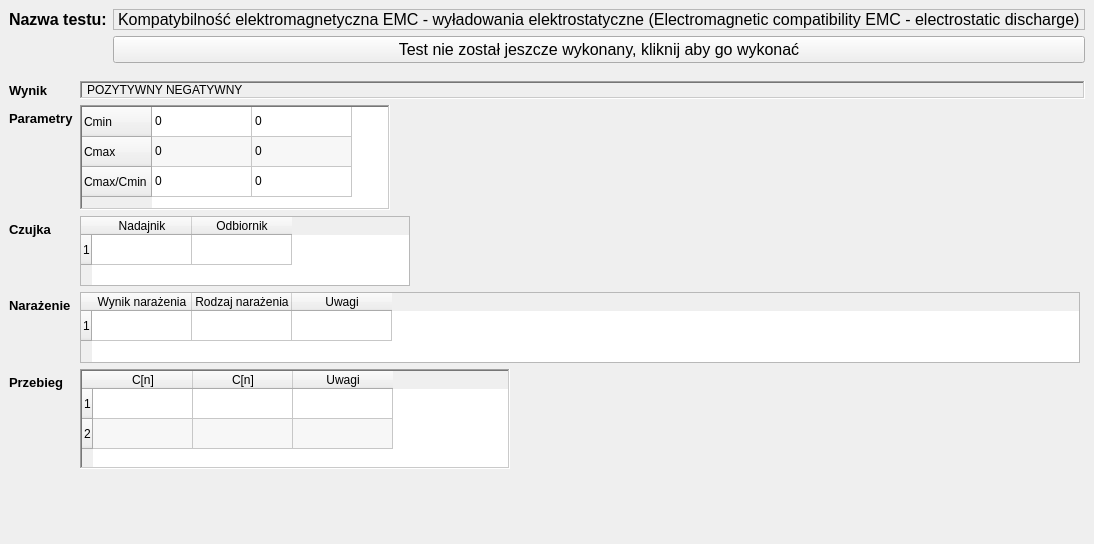
        <widget class="QWidget" name="pEMC_wyladowanieElektroStatyczne">
         <property name="styleSheet">
          <string notr="true"/>
         </property>
         <layout class="QVBoxLayout" name="verticalLayoutpEMC_wyladowanieElektroStatyczne">
          <property name="spacing">
           <number>0</number>
          </property>
          <property name="leftMargin">
           <number>0</number>
          </property>
          <property name="topMargin">
           <number>0</number>
          </property>
          <property name="rightMargin">
           <number>0</number>
          </property>
          <property name="bottomMargin">
           <number>0</number>
          </property>
          <item>
           <widget class="QWidget" name="eMC_wyladowanieElektroStatyczneWidget" native="true">
            <property name="sizePolicy">
             <sizepolicy hsizetype="Preferred" vsizetype="Minimum">
              <horstretch>0</horstretch>
              <verstretch>0</verstretch>
             </sizepolicy>
            </property>
            <property name="minimumSize">
             <size>
              <width>0</width>
              <height>70</height>
             </size>
            </property>
            <property name="maximumSize">
             <size>
              <width>16777215</width>
              <height>80</height>
             </size>
            </property>
            <property name="font">
             <font>
              <family>Arial</family>
              <pointsize>12</pointsize>
             </font>
            </property>
            <layout class="QFormLayout" name="formLayouteMC_wyladowanieElektroStatyczneWidget">
             <property name="labelAlignment">
              <set>Qt::AlignLeading|Qt::AlignLeft|Qt::AlignTop</set>
             </property>
             <item row="0" column="0">
              <widget class="QLabel" name="eEMC_wyladowanieElektroStatycznenazwaTestu">
               <property name="font">
                <font>
                 <family>Arial</family>
                 <pointsize>12</pointsize>
                 <bold>true</bold>
                </font>
               </property>
               <property name="text">
                <string>Nazwa testu:</string>
               </property>
              </widget>
             </item>
             <item row="0" column="1">
              <widget class="QLabel" name="eMC_wyladowanieElektroStatycznenazwaTestu">
               <property name="maximumSize">
                <size>
                 <width>16777215</width>
                 <height>35</height>
                </size>
               </property>
               <property name="frameShape">
                <enum>QFrame::StyledPanel</enum>
               </property>
               <property name="text">
                <string>Kompatybilność elektromagnetyczna EMC - wyładowania elektrostatyczne (Electromagnetic compatibility EMC - electrostatic discharge)</string>
               </property>
              </widget>
             </item>
             <item row="1" column="1">
              <widget class="QPushButton" name="pbEMC_wyladowanieElektroStatyczne">
               <property name="text">
                <string>Test nie został jeszcze wykonany, kliknij aby go wykonać</string>
               </property>
              </widget>
             </item>
            </layout>
           </widget>
          </item>
          <item>
           <widget class="QWidget" name="eMC_wyladowanieElektroStatyczneWyniki" native="true">
            <layout class="QFormLayout" name="formLayouteMC_wyladowanieElektroStatyczneWyniki">
             <item row="0" column="0">
              <widget class="QLabel" name="etEMC_wyladowanieElektroStatyczneResult">
               <property name="font">
                <font>
                 <family>Arial</family>
                 <pointsize>10</pointsize>
                 <bold>true</bold>
                </font>
               </property>
               <property name="text">
                <string>Wynik</string>
               </property>
              </widget>
             </item>
             <item row="0" column="1">
              <widget class="QLabel" name="eMC_wyladowanieElektroStatyczneResult">
               <property name="frameShape">
                <enum>QFrame::WinPanel</enum>
               </property>
               <property name="frameShadow">
                <enum>QFrame::Sunken</enum>
               </property>
               <property name="text">
                <string>POZYTYWNY NEGATYWNY</string>
               </property>
               <property name="margin">
                <number>2</number>
               </property>
               <property name="indent">
                <number>5</number>
               </property>
              </widget>
             </item>
             <item row="1" column="0">
              <widget class="QLabel" name="eteMC_wyladowanieElektroStatyczneParametry">
               <property name="font">
                <font>
                 <family>Arial</family>
                 <pointsize>10</pointsize>
                 <bold>true</bold>
                </font>
               </property>
               <property name="text">
                <string>Parametry</string>
               </property>
              </widget>
             </item>
             <item row="1" column="1">
              <widget class="QTableWidget" name="eMC_wyladowanieElektroStatyczneTableParams">
               <property name="sizePolicy">
                <sizepolicy hsizetype="Minimum" vsizetype="Minimum">
                 <horstretch>0</horstretch>
                 <verstretch>0</verstretch>
                </sizepolicy>
               </property>
               <property name="maximumSize">
                <size>
                 <width>310</width>
                 <height>105</height>
                </size>
               </property>
               <property name="frameShape">
                <enum>QFrame::WinPanel</enum>
               </property>
               <property name="verticalScrollBarPolicy">
                <enum>Qt::ScrollBarAsNeeded</enum>
               </property>
               <property name="horizontalScrollBarPolicy">
                <enum>Qt::ScrollBarAsNeeded</enum>
               </property>
               <property name="autoScroll">
                <bool>false</bool>
               </property>
               <property name="editTriggers">
                <set>QAbstractItemView::NoEditTriggers</set>
               </property>
               <property name="tabKeyNavigation">
                <bool>false</bool>
               </property>
               <property name="showDropIndicator" stdset="0">
                <bool>false</bool>
               </property>
               <property name="dragDropOverwriteMode">
                <bool>false</bool>
               </property>
               <property name="alternatingRowColors">
                <bool>true</bool>
               </property>
               <attribute name="horizontalHeaderVisible">
                <bool>false</bool>
               </attribute>
               <row>
                <property name="text">
                 <string>Cmin</string>
                </property>
               </row>
               <row>
                <property name="text">
                 <string>Cmax</string>
                </property>
               </row>
               <row>
                <property name="text">
                 <string>Cmax/Cmin</string>
                </property>
               </row>
               <column>
                <property name="text">
                 <string>Nazwa</string>
                </property>
               </column>
               <column>
                <property name="text">
                 <string>Wartość</string>
                </property>
               </column>
               <item row="0" column="0">
                <property name="text">
                 <string>0</string>
                </property>
               </item>
               <item row="0" column="1">
                <property name="text">
                 <string>0</string>
                </property>
               </item>
               <item row="1" column="0">
                <property name="text">
                 <string>0</string>
                </property>
               </item>
               <item row="1" column="1">
                <property name="text">
                 <string>0</string>
                </property>
               </item>
               <item row="2" column="0">
                <property name="text">
                 <string>0</string>
                </property>
               </item>
               <item row="2" column="1">
                <property name="text">
                 <string>0</string>
                </property>
               </item>
              </widget>
             </item>
             <item row="7" column="1">
              <widget class="QLabel" name="eMC_wyladowanieElektroStatyczneWynikNarazenia">
               <property name="text">
                <string/>
               </property>
              </widget>
             </item>
             <item row="9" column="1">
              <spacer name="verticalSpacerEMC_wyladowanieElektroStatyczne">
               <property name="orientation">
                <enum>Qt::Vertical</enum>
               </property>
               <property name="sizeHint" stdset="0">
                <size>
                 <width>20</width>
                 <height>40</height>
                </size>
               </property>
              </spacer>
             </item>
             <item row="4" column="0">
              <widget class="QLabel" name="etEMC_wyladowanieElektroStatyczneWynikNarazenia">
               <property name="font">
                <font>
                 <family>Arial</family>
                 <pointsize>10</pointsize>
                 <bold>true</bold>
                </font>
               </property>
               <property name="text">
                <string>Narażenie</string>
               </property>
              </widget>
             </item>
             <item row="4" column="1">
              <widget class="QTableWidget" name="eMC_wyladowanieElektroStatyczneNarazenie">
               <property name="minimumSize">
                <size>
                 <width>1000</width>
                 <height>70</height>
                </size>
               </property>
               <property name="maximumSize">
                <size>
                 <width>1000</width>
                 <height>71</height>
                </size>
               </property>
               <property name="editTriggers">
                <set>QAbstractItemView::NoEditTriggers</set>
               </property>
               <row>
                <property name="text">
                 <string>1</string>
                </property>
               </row>
               <column>
                <property name="text">
                 <string>Wynik narażenia</string>
                </property>
               </column>
               <column>
                <property name="text">
                 <string>Rodzaj narażenia</string>
                </property>
               </column>
               <column>
                <property name="text">
                 <string>Uwagi</string>
                </property>
               </column>
              </widget>
             </item>
             <item row="6" column="1">
              <widget class="QTableWidget" name="eMC_wyladowanieElektroStatyczneTablePrzebieg">
               <property name="minimumSize">
                <size>
                 <width>395</width>
                 <height>100</height>
                </size>
               </property>
               <property name="maximumSize">
                <size>
                 <width>430</width>
                 <height>100</height>
                </size>
               </property>
               <property name="frameShape">
                <enum>QFrame::WinPanel</enum>
               </property>
               <property name="sizeAdjustPolicy">
                <enum>QAbstractScrollArea::AdjustToContents</enum>
               </property>
               <property name="autoScroll">
                <bool>false</bool>
               </property>
               <property name="editTriggers">
                <set>QAbstractItemView::NoEditTriggers</set>
               </property>
               <property name="tabKeyNavigation">
                <bool>false</bool>
               </property>
               <property name="showDropIndicator" stdset="0">
                <bool>false</bool>
               </property>
               <property name="dragDropOverwriteMode">
                <bool>false</bool>
               </property>
               <property name="alternatingRowColors">
                <bool>true</bool>
               </property>
               <property name="selectionMode">
                <enum>QAbstractItemView::NoSelection</enum>
               </property>
               <property name="wordWrap">
                <bool>false</bool>
               </property>
               <property name="cornerButtonEnabled">
                <bool>false</bool>
               </property>
               <attribute name="horizontalHeaderCascadingSectionResizes">
                <bool>true</bool>
               </attribute>
               <attribute name="horizontalHeaderMinimumSectionSize">
                <number>30</number>
               </attribute>
               <attribute name="verticalHeaderVisible">
                <bool>true</bool>
               </attribute>
               <attribute name="verticalHeaderCascadingSectionResizes">
                <bool>true</bool>
               </attribute>
               <attribute name="verticalHeaderShowSortIndicator" stdset="0">
                <bool>false</bool>
               </attribute>
               <attribute name="verticalHeaderStretchLastSection">
                <bool>false</bool>
               </attribute>
               <row>
                <property name="text">
                 <string>1</string>
                </property>
               </row>
               <row>
                <property name="text">
                 <string>2</string>
                </property>
               </row>
               <column>
                <property name="text">
                 <string>C[n]</string>
                </property>
               </column>
               <column>
                <property name="text">
                 <string>C[n]</string>
                </property>
               </column>
               <column>
                <property name="text">
                 <string>Uwagi</string>
                </property>
               </column>
              </widget>
             </item>
             <item row="6" column="0">
              <widget class="QLabel" name="etEMC_wyladowanieElektroStatycznePrzebieg">
               <property name="font">
                <font>
                 <family>Arial</family>
                 <pointsize>10</pointsize>
                 <bold>true</bold>
                </font>
               </property>
               <property name="text">
                <string>Przebieg</string>
               </property>
              </widget>
             </item>
             <item row="2" column="0">
              <widget class="QLabel" name="etEMC_wyladowanieElektroStatyczneCzujka">
               <property name="font">
                <font>
                 <family>Arial</family>
                 <pointsize>10</pointsize>
                 <bold>true</bold>
                </font>
               </property>
               <property name="text">
                <string>Czujka</string>
               </property>
              </widget>
             </item>
             <item row="2" column="1">
              <widget class="QTableWidget" name="eMC_wyladowanieElektroStatycznetableCzujka">
               <property name="minimumSize">
                <size>
                 <width>309</width>
                 <height>70</height>
                </size>
               </property>
               <property name="maximumSize">
                <size>
                 <width>330</width>
                 <height>70</height>
                </size>
               </property>
               <property name="editTriggers">
                <set>QAbstractItemView::NoEditTriggers</set>
               </property>
               <row>
                <property name="text">
                 <string>1</string>
                </property>
               </row>
               <column>
                <property name="text">
                 <string>Nadajnik</string>
                </property>
               </column>
               <column>
                <property name="text">
                 <string>Odbiornik</string>
                </property>
               </column>
              </widget>
             </item>
            </layout>
           </widget>
          </item>
         </layout>
        </widget>
